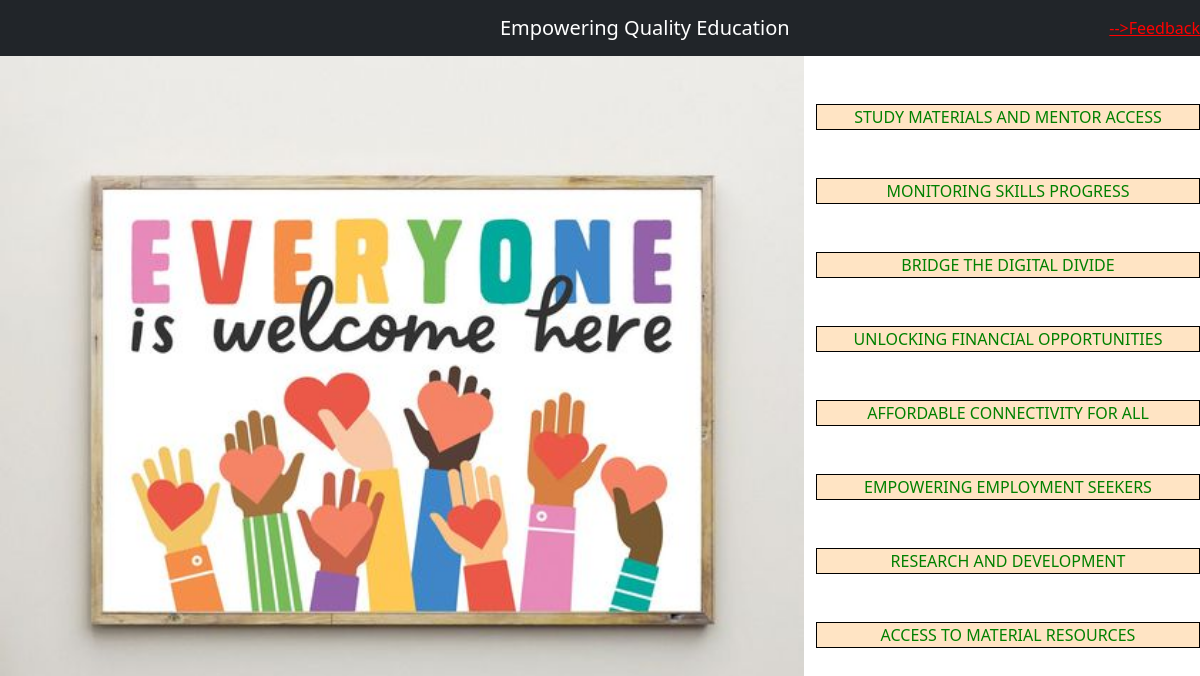
The page /education/index on the database its author committed.
### education/models.py (models this page shows, shortened)
class Resource(models.Model):
    title = models.CharField(max_length =50)
    desc_1= models.CharField(max_length = 700)
    desc_2= models.CharField(max_length = 700)
    desc_3= models.CharField(max_length = 700)

### education/views.py (the view)
# urls.py: path('index', views.index, name='index'),
def index(request):
    resource_list = Resource.objects.all()
    template = loader.get_template('education/index.html')
    context ={
        'resource_list':resource_list,
    }
    return render(request,'education/index.html',context)

### education/templates/education/index.html (shortened to what this page needs)
{% extends 'education/base.html' %}
    {% block body %}
    {% for resource in resource_list%}
    <br>
    <br>
    <div class="row" >
        <div class="col-md-4 offset-md-8",>
            <div style="border: 1px solid #000;background-color:bisque ;text-align: center;" >
                <a class="text-decoration-none hover-effect" href="{% url 'education:detail' resource.id %}" style="color: green;">{{ resource.title }}</a>
            </div>
        </div>
    </div>
    {% endfor%}
    {% endblock%}

### education/templates/education/base.html (shortened to what this page needs)
{% load static %}
<!DOCTYPE html>
<html lang="en">
<head>
    <link href="https://cdn.jsdelivr.net/npm/bootstrap@5.3.3/dist/css/bootstrap.min.css" rel="stylesheet">
    <link rel="stylesheet" href="{% static 'education/style.css' %}">
</head>
<body>
    <nav class="navbar navbar-dark bg-dark">
        <a href="#" class="navbar-brand offset-md-5">Empowering Quality Education</a>
        <div>
            <a href="{% url 'education:add_feedback' %}" class="nav-resource offset-md-0" style="color: red;">-->Feedback</a>
        </div>
    </nav>
    {% block body%}
    {% endblock %}
</body>
</html>

### education/static/education/style.css (style rules this page uses)
body { background-image: url(./image.jpg); background-repeat: no-repeat; background-size: 67%; }

### rows shown on the page
Resource: title "STUDY MATERIALS AND MENTOR ACCESS"
Resource: title "MONITORING SKILLS PROGRESS"
Resource: title "BRIDGE THE DIGITAL DIVIDE"
Resource: title "UNLOCKING FINANCIAL OPPORTUNITIES"
Resource: title "AFFORDABLE CONNECTIVITY FOR ALL"
Resource: title "EMPOWERING EMPLOYMENT SEEKERS"
Resource: title "RESEARCH AND DEVELOPMENT"
Resource: title "ACCESS TO MATERIAL RESOURCES"
